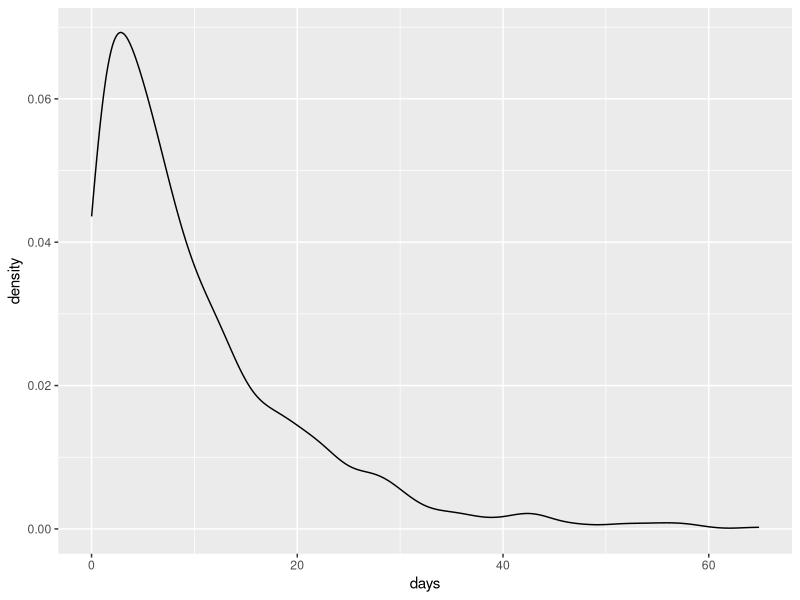
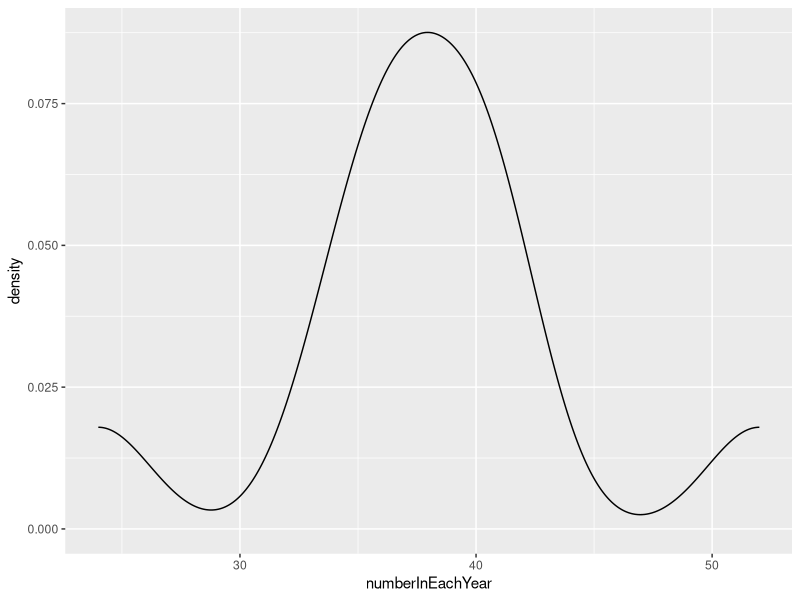
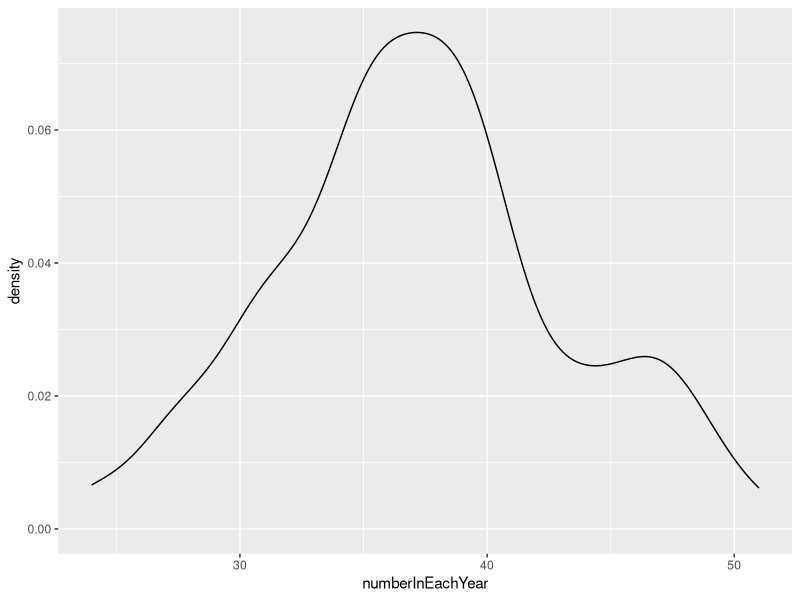
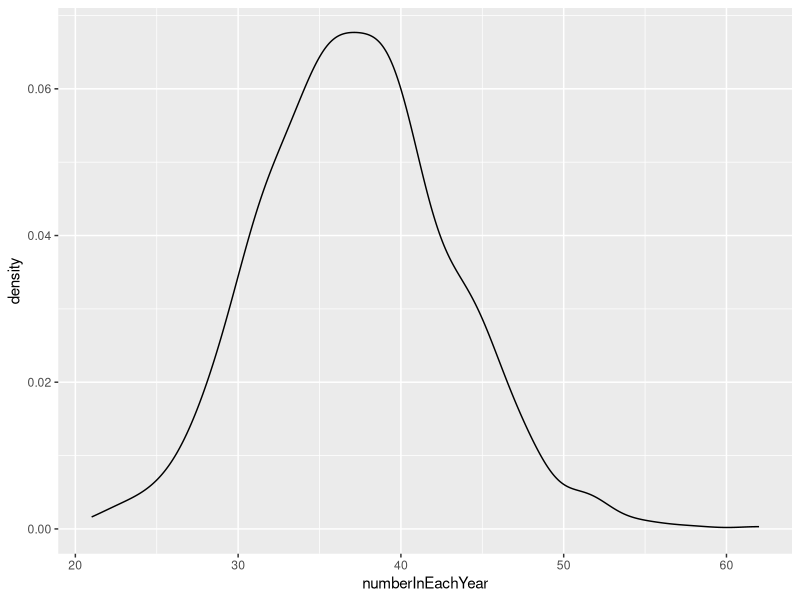
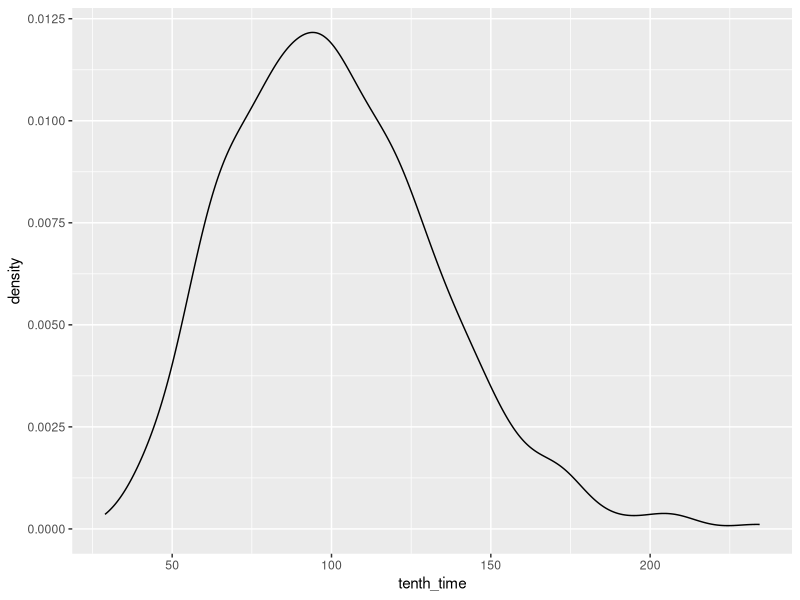

These charts were generated, in order, by the following R code:
library(ggplot2)

#1
days <- rexp(1000, 0.1)
days <- as.data.frame(days)
ggplot(days, aes(x = days)) + geom_density()

#2
days<- vector("numeric")
numberInEachYear <- vector("numeric")
numInYear <- function(years){
  days<- vector("numeric")
  numberInEachYear <- vector("numeric")
  counter <- 0
  while (years >= 1){
    days <- c(days, rexp(1, 0.1))
    counter <- counter + 1
    if (sum(days) >= 365){
      years <- years -1 
      days <- vector("numeric")
      numberInEachYear <- c(numberInEachYear, counter)
      counter <- 0
    }
  }
  return (numberInEachYear)
}

#3
numberInEachYear <- numInYear(10)
numberInEachYear <- as.data.frame(numberInEachYear)
ggplot(numberInEachYear, aes(x = numberInEachYear)) + geom_density()

numberInEachYear <- numInYear(100)
numberInEachYear <- as.data.frame(numberInEachYear)
ggplot(numberInEachYear, aes(x = numberInEachYear)) + geom_density()

numberInEachYear <- numInYear(1000)
numberInEachYear <- as.data.frame(numberInEachYear)
ggplot(numberInEachYear, aes(x = numberInEachYear)) + geom_density()

#4
tenth_time <- vector("numeric")
time <- vector("numeric")
tenth <- function(n){
  repeat {
    
    if (n == 0){
      break
    }
    n <- n-1
    days <- c(rexp(10, 0.1))
    time <- c(time, sum(days))
  }
  return(time)
}

#5
tenth_time <- tenth(1000)
tenth_time <- as.data.frame(tenth_time)
ggplot(tenth_time, aes(x = tenth_time)) + geom_density()

